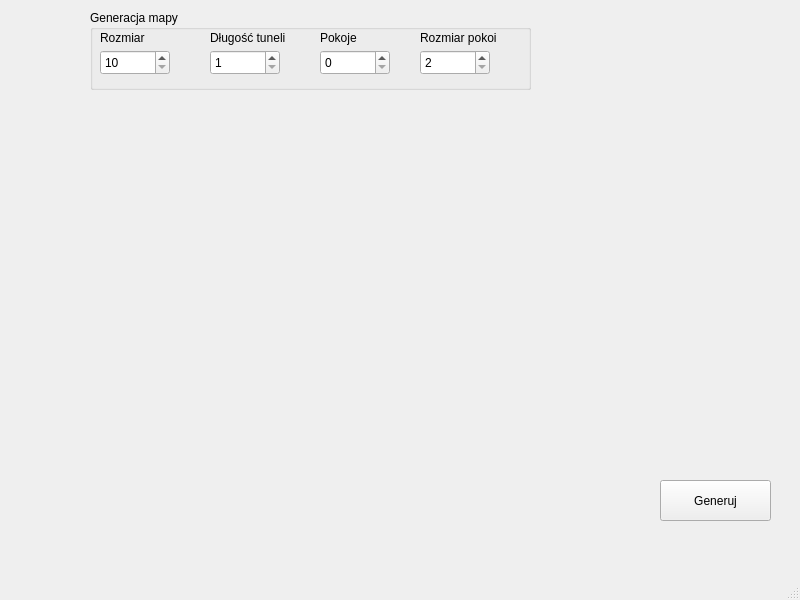
<?xml version="1.0" encoding="UTF-8"?>
<ui version="4.0">
 <class>MainWindow</class>
 <widget class="QMainWindow" name="MainWindow">
  <property name="geometry">
   <rect>
    <x>0</x>
    <y>0</y>
    <width>800</width>
    <height>600</height>
   </rect>
  </property>
  <property name="windowTitle">
   <string>MainWindow</string>
  </property>
  <widget class="QWidget" name="centralwidget">
   <widget class="QGroupBox" name="generacja">
    <property name="geometry">
     <rect>
      <x>90</x>
      <y>10</y>
      <width>441</width>
      <height>80</height>
     </rect>
    </property>
    <property name="title">
     <string>Generacja mapy</string>
    </property>
    <widget class="QSpinBox" name="spinRozmiar">
     <property name="geometry">
      <rect>
       <x>10</x>
       <y>40</y>
       <width>70</width>
       <height>25</height>
      </rect>
     </property>
     <property name="minimum">
      <number>10</number>
     </property>
     <property name="maximum">
      <number>100</number>
     </property>
    </widget>
    <widget class="QSpinBox" name="spinTunele">
     <property name="geometry">
      <rect>
       <x>120</x>
       <y>40</y>
       <width>70</width>
       <height>25</height>
      </rect>
     </property>
     <property name="minimum">
      <number>1</number>
     </property>
     <property name="maximum">
      <number>100</number>
     </property>
    </widget>
    <widget class="QSpinBox" name="spinPokoje">
     <property name="geometry">
      <rect>
       <x>230</x>
       <y>40</y>
       <width>70</width>
       <height>25</height>
      </rect>
     </property>
    </widget>
    <widget class="QLabel" name="labelPokoje">
     <property name="geometry">
      <rect>
       <x>230</x>
       <y>20</y>
       <width>70</width>
       <height>16</height>
      </rect>
     </property>
     <property name="text">
      <string>Pokoje</string>
     </property>
    </widget>
    <widget class="QLabel" name="labelTunele">
     <property name="geometry">
      <rect>
       <x>120</x>
       <y>20</y>
       <width>91</width>
       <height>16</height>
      </rect>
     </property>
     <property name="text">
      <string>Długość tuneli</string>
     </property>
    </widget>
    <widget class="QLabel" name="labelRozmiar">
     <property name="geometry">
      <rect>
       <x>10</x>
       <y>20</y>
       <width>70</width>
       <height>16</height>
      </rect>
     </property>
     <property name="text">
      <string>Rozmiar</string>
     </property>
    </widget>
    <widget class="QSpinBox" name="spinRozmiarPokoi">
     <property name="geometry">
      <rect>
       <x>330</x>
       <y>40</y>
       <width>70</width>
       <height>25</height>
      </rect>
     </property>
     <property name="minimum">
      <number>2</number>
     </property>
    </widget>
    <widget class="QLabel" name="label">
     <property name="geometry">
      <rect>
       <x>330</x>
       <y>20</y>
       <width>101</width>
       <height>16</height>
      </rect>
     </property>
     <property name="text">
      <string>Rozmiar pokoi</string>
     </property>
    </widget>
   </widget>
   <widget class="QPushButton" name="buttonGeneruj">
    <property name="geometry">
     <rect>
      <x>660</x>
      <y>480</y>
      <width>111</width>
      <height>41</height>
     </rect>
    </property>
    <property name="text">
     <string>Generuj</string>
    </property>
   </widget>
  </widget>
  <widget class="QMenuBar" name="menubar">
   <property name="geometry">
    <rect>
     <x>0</x>
     <y>0</y>
     <width>800</width>
     <height>25</height>
    </rect>
   </property>
  </widget>
  <widget class="QStatusBar" name="statusbar"/>
 </widget>
 <resources/>
 <connections/>
</ui>
